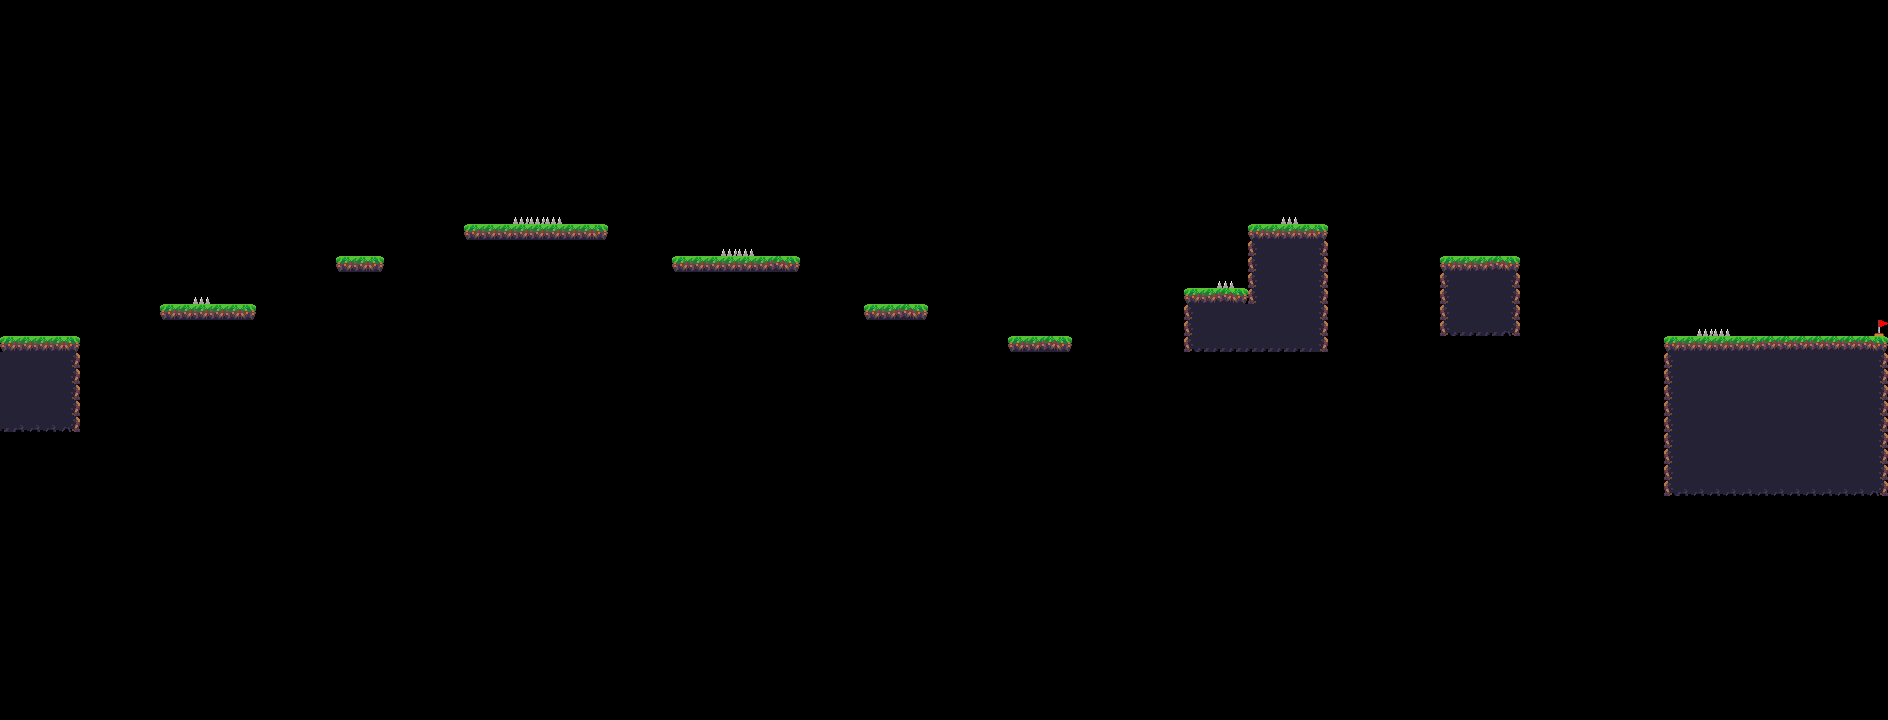

The image is a tile-based game level rendered from a .tmx file. Its description and source (layers, tilesets, objects; grid data summarised) follow:
An orthogonal 118x45 tile map with 16x16 px tiles, 1 tile layer (Tile Layer 1), 4 tilesets.

<map version="1.10" tiledversion="1.10.2" orientation="orthogonal" renderorder="right-down" width="118" height="45" tilewidth="16" tileheight="16" infinite="0" nextlayerid="2" nextobjectid="1">
 <editorsettings>
  <export target="Map2.csv" format="csv" />
 </editorsettings>
 <tileset firstgid="1" source="groundset.tsx" />
 <tileset firstgid="65" source="groundset.tsx" />
 <tileset firstgid="129" source="spikes.tsx" />
 <tileset firstgid="177" source="flag.tsx" />
 <layer id="1" name="Tile Layer 1" width="118" height="45">
  <data>[5310 cells, 296 non-empty, 21 distinct tile ids]</data>
 </layer>
</map>
